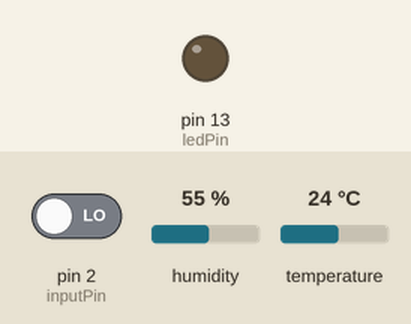
Simulated run of this sketch. Board: Arduino Uno, built with avr-gcc and run on an emulated ATmega328P. On the bench: output pins drawn as LEDs (lit = HIGH). The test bench sets the inputs (shaded band); at power-on: pin 2 (inputPin) LOW, humidity 55 %, temperature 24 °C. The ROS host is connected and sends only what is stated.

Above: at 1.8 s.
1.9 s: pin 2 (inputPin) driven HIGH
At 3.0 s:
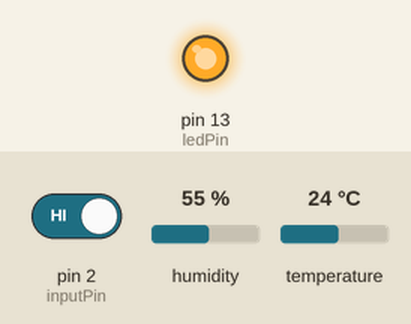
3.5 s: pin 2 (inputPin) driven LOW
At 5.1 s:
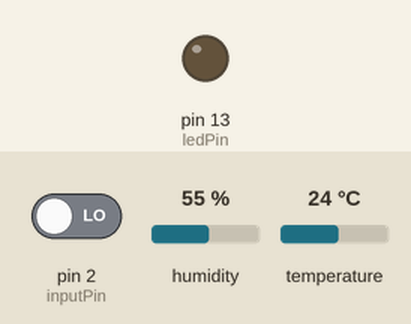
Timing chart, 0 to 6.6 s (numbered marks = the images above; inputs shaded):
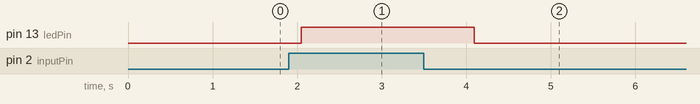

Measured:
- after the input at 1.9 s, pin 13 (ledPin): LOW → HIGH after 0.15 s
- after the input at 3.5 s, pin 13 (ledPin): HIGH → LOW after 0.60 s

The sketch:

sensors.ino
```cpp
#include <ros.h>
#include <std_msgs/Float32.h>
#include <std_msgs/String.h>
#include <dht.h>


#define dht_apin A0 // Analog Pin sensor is connected to

dht DHT;

ros::NodeHandle  nh;


std_msgs::Float32 temp_msg;
ros::Publisher pub_temp("TEMPERATURE", &temp_msg);

std_msgs::Float32 humidity_msg;
ros::Publisher pub_humidity("HUMIDITY", &humidity_msg);

//std_msgs::String pirs_msg;
//ros::Publisher pub_pirs("PIRSENSOR", &pirs_msg);

std_msgs::Float32 PIRSensorState_msg;
ros::Publisher pub_pirsstate("PIRSensorState_msg", &PIRSensorState_msg);


int ledPin = 13; // choose the pin for the LED
int inputPin = 2; // choose the input pin (for PIR sensor)
int pirState = LOW; // we start, assuming no motion detected
int val = 0; // variable for reading the pin status


void setup()
{
  pinMode(ledPin, OUTPUT); // declare LED as output
  pinMode(inputPin, INPUT); // declare sensor as input
  nh.initNode();
  nh.advertise(pub_temp);
  //nh.initNode();
  nh.advertise(pub_humidity);
  //nh.initNode();
  //nh.advertise(pub_pirs);
  //nh.initNode();
  nh.advertise(pub_pirsstate);
}


void loop()
{
  DHT.read11(dht_apin);
  temp_msg.data = DHT.temperature;
  pub_temp.publish(&temp_msg);
  humidity_msg.data = DHT.humidity;
  pub_humidity.publish(&humidity_msg);
  delay(1000);

  val = digitalRead(inputPin);


  if (val == HIGH) { // check if the input is HIGH
    digitalWrite(ledPin, HIGH); // turn LED ON
    if (pirState == LOW) { // we have just turned on
      //pirs_msg.data = "Motion detected!"; // We only want to print on the output change, not state
      //pub_pirs.publish(&pirs_msg);
      PIRSensorState_msg.data = 1.0;
      pub_pirsstate.publish(&PIRSensorState_msg);
      pirState = HIGH;
    }
  }
  else {
    digitalWrite(ledPin, LOW); // turn LED OFF
    if (pirState == HIGH){ // we have just turned of

      //pirs_msg.data = "Motion ended!"; // We only want to print on the output change, not state
     // pub_pirs.publish(&pirs_msg);
      PIRSensorState_msg.data = 0.0;
      pub_pirsstate.publish(&PIRSensorState_msg);
      pirState = LOW;
    }
  }


  nh.spinOnce();
}
```
